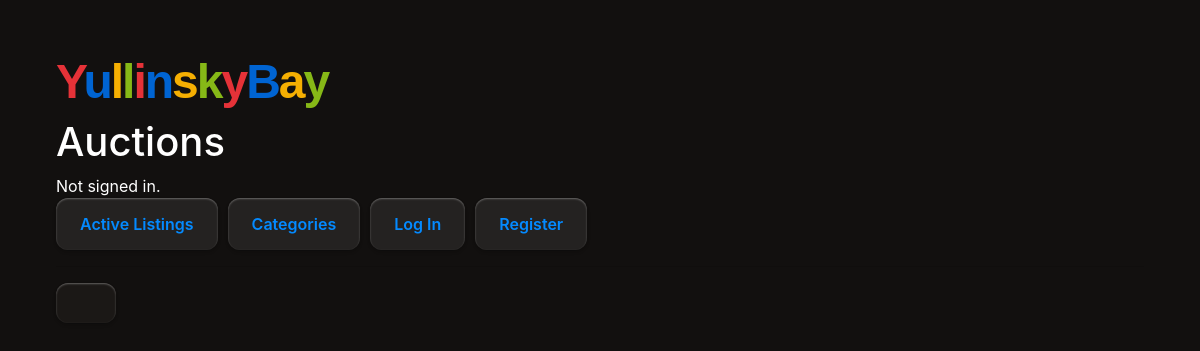
Page /category-list/clothes on the earlier database version.
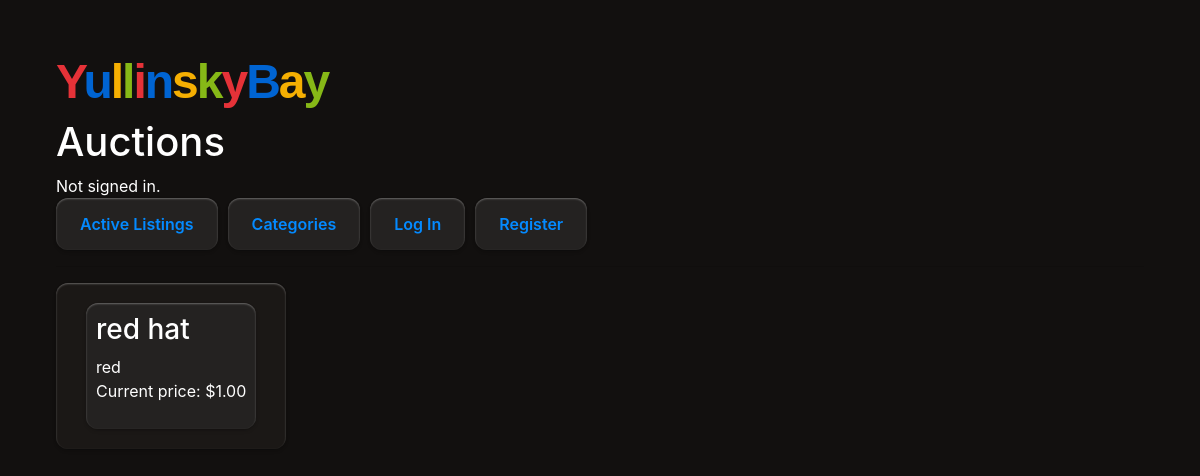
Same page on the later database version.
### auctions/models.py (models this page shows)
class Listing(models.Model) :
    title = models.CharField(max_length=100)
    description = models.TextField(max_length=1000)
    starting_bid = models.DecimalField(max_digits=10, decimal_places=2, default=Decimal('0.00'))
    bid_amount = models.DecimalField(max_digits=10, decimal_places=2, default=Decimal('0.00'))
    image_url = models.URLField(blank=True, null=True)
    owner = models.ForeignKey(User, on_delete=models.CASCADE, related_name="listings")
    category = models.CharField (max_length=100, blank=True, null=True)
    is_active = models.BooleanField (default=True)

### auctions/views.py (the view)
# urls.py: path("category-list/<str:category_name>", views.category_view, name="category"),
def category_view(request, category_name):
    listings = Listing.objects.filter(category=category_name, is_active=True)
    return render(request, "auctions/category.html",{
        "category": category_name,
        "listings": listings
    })

### auctions/templates/auctions/category.html (shortened to what this page needs)
{% extends "auctions/layout.html" %}
{% block body %}
    <div class="listing-list">
        {% for listing in listings %}
            <div class="listing"><a href=" {% url 'listing' listing.id %} ">
                <h3> {{ listing.title }} </h3>
                <p> {{ listing.description }}<br> Current price: ${{ listing.bid_amount }}</p>
            </a></div>
        {% endfor %}
    </div>
{% endblock %}

### auctions/templates/auctions/layout.html (shortened to what this page needs)
{% load static %}
<!DOCTYPE html>
<html lang="en">
    <head>
        <link rel="stylesheet" href="https://stackpath.bootstrapcdn.com/bootstrap/4.4.1/css/bootstrap.min.css">
        <link href="{% static 'auctions/styles.css' %}" rel="stylesheet">
    </head>
    <body>
        <div style="font-family: 'Market Sans', Arial, sans-serif; font-size: 48px; font-weight: bold; letter-spacing: -2px;"> <span style="color: #E53238;">Y</span><span style="color: #0064D2;">u</span><span style="color: #F5AF02;">l</span><span style="color: #86B817;">l</span><span style="color: #E53238;">i</span><span style="color: #0064D2;">n</span><span style="color: #F5AF02;">s</span><span style="color: #86B817;">k</span><span style="color: #E53238;">y</span><span style="color: #0064D2;">B</span><span style="color: #F5AF02;">a</span><span style="color: #86B817;">y</span> </div>
        <h1>Auctions</h1>
        <div>
            {% if user.is_authenticated %}
                Signed in as <strong>{{ user.username }}</strong>.
            {% else %}
                Not signed in.
            {% endif %}
        </div>
        <ul class="nav">
            <li class="nav-item">
                <a class="nav-link" href="{% url 'index' %}">Active Listings</a>
            </li>
            <li class="nav-item">
                <a class="nav-link" href="{% url 'category-list' %}">Categories</a>
            </li>
            {% if user.is_authenticated %}
                <li class="nav-item">
                    <a class="nav-link" href="{% url 'logout' %}">Log Out</a>
                </li>
                <li class="nav-item">
                    <a class="nav-link" href="{% url 'create-listing' %}">Create listing</a>
                </li>
                <li class="nav-item">
                    <a class="nav-link" href="{% url 'wishlist' %}">Wishlist</a>
                </li>
            {% else %}
                <li class="nav-item">
                    <a class="nav-link" href="{% url 'login' %}">Log In</a>
                </li>
                <li class="nav-item">
                    <a class="nav-link" href="{% url 'register' %}">Register</a>
                </li>
            {% endif %}
        </ul>
        <hr>
        {% block body %}
        {% endblock %}
    </body>
</html>

### auctions/static/auctions/styles.css (style rules this page uses)
:root { --shadow-s: inset 0 1px 2px #ffffff50, 0 1px 2px #00000030, 0 2px 4px #00000015; --shadow-m: inset 0 1px 2px #ffffff60, 0 2px 4px #00000030, 0 4px 8px #00000015; --shadow-l: inset 0 1px 2px #ffffff80, 0 4px 6px #00000030, 0 6px 10px #00000015; }
body { padding: 10px 20px; margin: 36px; background-color: #12100f; color: white; }

Differences in the rows shown:
added Listing: title "red hat", description "red", bid_amount "1.00"
